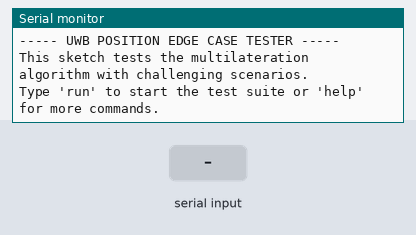
A sketch run on a simulated ESP32-S3. Shown: the last lines printed to the serial monitor. The inputs (shaded band) are chosen by the test bench.

Above: at 2.2 s.
2.3 s: "help,1\n" received over Serial
At 3.5 s:
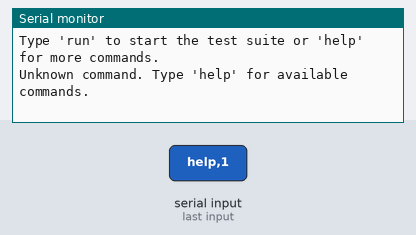
3.8 s: "test,1\n" received over Serial
At 4.8 s:
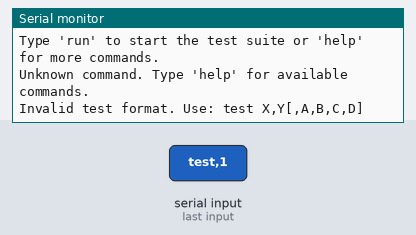
5.3 s: "help\n" received over Serial
At 6.5 s:
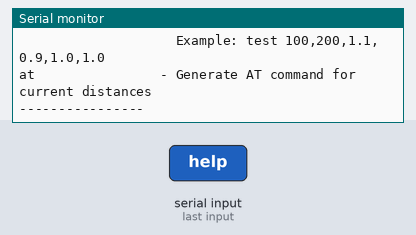
6.8 s: "run\n" received over Serial
At 7.3 s:
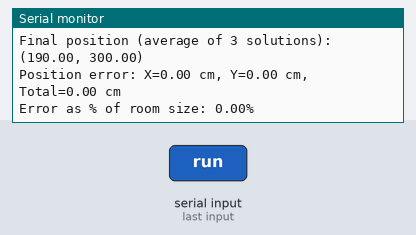
10.5 s: "at\n" received over Serial
12.2 s: "run\n" received over Serial
At 13.4 s:
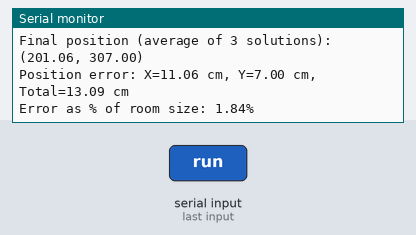
Timing chart, 0 to 14.8 s (numbered marks = the images above; inputs shaded):
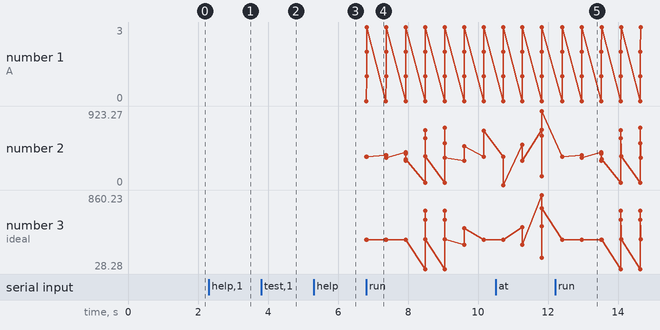

The sketch:

at_command_edge_test.ino
```cpp
/*
ESP32S3 UWB Tag - AT Command Edge Case Tester
This sketch tests the multilateration algorithm with challenging test cases,
including edge positions, high noise levels, and error conditions.

PURPOSE:
This file focuses on edge cases and challenging scenarios for the multilateration
algorithm. It helps identify potential weaknesses and failure modes in the position
calculation code under non-ideal conditions.

FEATURES:
- Tests positions near corners and edges of the room
- Tests inconsistent measurements that violate triangle inequality
- Simulates signal loss from anchors
- Tests positions outside the valid boundary
- Provides error reporting as both absolute distance and percentage of room size
- Offers a suite of predefined edge cases and the ability to run custom tests

TEST CASES INCLUDED:
1. Edge positions (tag near borders or corners)
2. High noise levels (simulating RF interference or obstacles)
3. Missing anchor data (simulating signal loss)
4. Inconsistent distances (violating triangle inequality)
5. Out-of-bounds positions

USAGE:
- Run this sketch on an ESP32 and open serial monitor
- Type 'help' for available commands
- 'run' executes the complete edge case test suite
- 'test X,Y,A,B,C,D' tests position (X,Y) with noise factors A,B,C,D
- 'at' generates an AT command for current distances

All distances are in centimeters.
*/

#include <Arduino.h>

// Define AT command response format
#define AT_RESP_PREFIX "AT+RANGE=tid:1,mask:0x0F,seq:0,range:("
#define AT_RESP_SUFFIX "),rssi:(-77,-78,-76,-77,0,0,0,0)"

// Anchor positions in cm
// A0 is top left (0,0)
// A1 is left bottom (0,600)
// A2 is right bottom (380,600)
// A3 is top right (380,0)
const float anchor_x[4] = {0, 0, 380, 380};
const float anchor_y[4] = {0, 600, 600, 0};

// Distance measurements to anchors
float dist_to_a0 = 0.0;
float dist_to_a1 = 0.0;
float dist_to_a2 = 0.0;
float dist_to_a3 = 0.0;

// Position of the tag
float positionX = 0.0;
float positionY = 0.0;

// Calculate distance from (x1,y1) to (x2,y2)
float calculateDistance(float x1, float y1, float x2, float y2) {
    return sqrt((x2-x1)*(x2-x1) + (y2-y1)*(y2-y1));
}

// Generate AT command response string with distances
String generateATResponse(float d0, float d1, float d2, float d3) {
    String resp = AT_RESP_PREFIX;

    resp += String(d0, 1);  // 1 decimal place for distance
    resp += ",";
    resp += String(d1, 1);
    resp += ",";
    resp += String(d2, 1);
    resp += ",";
    resp += String(d3, 1);
    resp += ",0,0,0,0";  // Padding for unused anchors

    resp += AT_RESP_SUFFIX;

    return resp;
}

// Calculate 2D position using enhanced multilateration with all 4 anchors
void calculatePosition() {
    // Check if we have valid distances from all 4 anchors
    if (dist_to_a0 <= 0 || dist_to_a1 <= 0 || dist_to_a2 <= 0 || dist_to_a3 <= 0) {
        Serial.println("Cannot calculate position - need distances from all 4 anchors");
        return;
    }

    // Work directly in cm to avoid unnecessary conversions
    // This is a non-iterative multilateration approach using all 4 anchors

    // We'll calculate 3 separate positions using different triplets of anchors,
    // then take the weighted average
    float x1 = 0, y1 = 0;  // Position calculated from anchors 0,1,2
    float x2 = 0, y2 = 0;  // Position calculated from anchors 0,1,3
    float x3 = 0, y3 = 0;  // Position calculated from anchors 0,2,3

    // Precompute squared distances and other repeated values
    float dist_to_a0_sq = dist_to_a0 * dist_to_a0;
    float dist_to_a1_sq = dist_to_a1 * dist_to_a1;
    float dist_to_a2_sq = dist_to_a2 * dist_to_a2;
    float dist_to_a3_sq = dist_to_a3 * dist_to_a3;

    // Precompute anchor position terms
    float a0_sq = anchor_x[0] * anchor_x[0] + anchor_y[0] * anchor_y[0];
    float a1_sq = anchor_x[1] * anchor_x[1] + anchor_y[1] * anchor_y[1];
    float a2_sq = anchor_x[2] * anchor_x[2] + anchor_y[2] * anchor_y[2];
    float a3_sq = anchor_x[3] * anchor_x[3] + anchor_y[3] * anchor_y[3];

    // Common calculations for equations involving anchors 0-1
    float A_01 = 2 * (anchor_x[1] - anchor_x[0]);
    float B_01 = 2 * (anchor_y[1] - anchor_y[0]);
    float C_01 = dist_to_a0_sq - dist_to_a1_sq - a0_sq + a1_sq;

    // Common calculations for other anchor pairs
    float A_12 = 2 * (anchor_x[2] - anchor_x[1]);
    float B_12 = 2 * (anchor_y[2] - anchor_y[1]);
    float C_12 = dist_to_a1_sq - dist_to_a2_sq - a1_sq + a2_sq;

    float A_13 = 2 * (anchor_x[3] - anchor_x[1]);
    float B_13 = 2 * (anchor_y[3] - anchor_y[1]);
    float C_13 = dist_to_a1_sq - dist_to_a3_sq - a1_sq + a3_sq;

    float A_02 = 2 * (anchor_x[2] - anchor_x[0]);
    float B_02 = 2 * (anchor_y[2] - anchor_y[0]);
    float C_02 = dist_to_a0_sq - dist_to_a2_sq - a0_sq + a2_sq;

    float A_23 = 2 * (anchor_x[3] - anchor_x[2]);
    float B_23 = 2 * (anchor_y[3] - anchor_y[2]);
    float C_23 = dist_to_a2_sq - dist_to_a3_sq - a2_sq + a3_sq;

    // Solve using anchors 0,1,2
    float den1 = (A_01 * B_12 - B_01 * A_12);
    if (abs(den1) > 0.000001) {
        x1 = (C_01 * B_12 - C_12 * B_01) / den1;
        y1 = (A_01 * C_12 - C_01 * A_12) / den1;

        Serial.print("Position from anchors 0,1,2: (");
        Serial.print(x1);
        Serial.print(", ");
        Serial.print(y1);
        Serial.println(")");
    }

    // Solve using anchors 0,1,3
    float den2 = (A_01 * B_13 - B_01 * A_13);
    if (abs(den2) > 0.000001) {
        x2 = (C_01 * B_13 - C_13 * B_01) / den2;
        y2 = (A_01 * C_13 - C_01 * A_13) / den2;

        Serial.print("Position from anchors 0,1,3: (");
        Serial.print(x2);
        Serial.print(", ");
        Serial.print(y2);
        Serial.println(")");
    }

    // Solve using anchors 0,2,3
    float den3 = (A_02 * B_23 - B_02 * A_23);
    if (abs(den3) > 0.000001) {
        x3 = (C_02 * B_23 - C_23 * B_02) / den3;
        y3 = (A_02 * C_23 - C_02 * A_23) / den3;

        Serial.print("Position from anchors 0,2,3: (");
        Serial.print(x3);
        Serial.print(", ");
        Serial.print(y3);
        Serial.println(")");
    }

    // Count valid solutions
    int validSolutions = 0;
    if (abs(den1) > 0.000001) validSolutions++;
    if (abs(den2) > 0.000001) validSolutions++;
    if (abs(den3) > 0.000001) validSolutions++;

    if (validSolutions == 0) {
        Serial.println("Cannot calculate position - no valid solutions");
        return;
    }

    // Calculate position as average of valid solutions
    float x = 0.0, y = 0.0;

    if (abs(den1) > 0.000001) {
        x += x1;
        y += y1;
    }
    if (abs(den2) > 0.000001) {
        x += x2;
        y += y2;
    }
    if (abs(den3) > 0.000001) {
        x += x3;
        y += y3;
    }

    x /= validSolutions;
    y /= validSolutions;

    // Store the calculated position
    positionX = x;
    positionY = y;

    Serial.print("Final position (average of ");
    Serial.print(validSolutions);
    Serial.print(" solutions): (");
    Serial.print(positionX);
    Serial.print(", ");
    Serial.print(positionY);
    Serial.println(")");
}

// Parse range information from AT command response
void parseRangeData(String data) {
    // According to the AT command manual, the response format is:
    // AT+RANGE=tid:x1,mask:x2,seq:x3,range:(x4,x5,x6,x7,x8,x9,x10,x11), rssi:(x12,x13,x14,x15,x16,x17,x18,x19)

    // Look for "range:(" in the response
    int range_start = data.indexOf("range:(");
    if (range_start >= 0) {
        // Find the end of the range array
        int range_end = data.indexOf(")", range_start);
        if (range_end > range_start) {
            // We're only interested in the first 4 values (0-3)
            float distances[4] = {0, 0, 0, 0};

            // Parse directly from the original string without creating substrings
            int startIndex = range_start + 7;  // Skip "range:("
            int valueIndex = 0;

            Serial.print("Range values: ");

            // Parse each value directly
            while (valueIndex < 4 && startIndex < range_end) {
                // Find the next comma or the end parenthesis
                int commaIndex = data.indexOf(',', startIndex);
                if (commaIndex == -1 || commaIndex > range_end) {
                    commaIndex = range_end;
                }

                // Convert this segment directly to float
                char buffer[10]; // Temporary buffer for number conversion
                int len = commaIndex - startIndex;
                if (len < 10) {
                    strncpy(buffer, data.c_str() + startIndex, len);
                    buffer[len] = '\0';
                    distances[valueIndex] = atof(buffer);
                }

                Serial.print(distances[valueIndex]);
                if (valueIndex < 3) Serial.print(", ");

                valueIndex++;
                startIndex = commaIndex + 1;
            }

            Serial.println();

            // Update our distance variables
            dist_to_a0 = distances[0];
            dist_to_a1 = distances[1];
            dist_to_a2 = distances[2];
            dist_to_a3 = distances[3];

            // Calculate 2D position
            calculatePosition();
        }
    }
}

void setup() {
    Serial.begin(115200);
    delay(1000);

    randomSeed(analogRead(0));  // Initialize random seed

    Serial.println("\n\n----- UWB POSITION EDGE CASE TESTER -----");
    Serial.println("This sketch tests the multilateration algorithm with challenging scenarios.");
    Serial.println("Type 'run' to start the test suite or 'help' for more commands.");
}

void testEdgeCase(const char* name, float tagX, float tagY, float noiseA0 = 1.0, float noiseA1 = 1.0,
                  float noiseA2 = 1.0, float noiseA3 = 1.0) {
    Serial.println("\n-----------------------------------------------------");
    Serial.print("TEST CASE: ");
    Serial.println(name);
    Serial.print("Tag position: (");
    Serial.print(tagX);
    Serial.print(", ");
    Serial.print(tagY);
    Serial.println(")");

    // Calculate ideal distances
    float ideal_d0 = calculateDistance(tagX, tagY, anchor_x[0], anchor_y[0]);
    float ideal_d1 = calculateDistance(tagX, tagY, anchor_x[1], anchor_y[1]);
    float ideal_d2 = calculateDistance(tagX, tagY, anchor_x[2], anchor_y[2]);
    float ideal_d3 = calculateDistance(tagX, tagY, anchor_x[3], anchor_y[3]);

    // Apply specified noise factors
    dist_to_a0 = ideal_d0 * noiseA0;
    dist_to_a1 = ideal_d1 * noiseA1;
    dist_to_a2 = ideal_d2 * noiseA2;
    dist_to_a3 = ideal_d3 * noiseA3;

    Serial.print("Distances (with noise factors ");
    Serial.print(noiseA0);
    Serial.print(", ");
    Serial.print(noiseA1);
    Serial.print(", ");
    Serial.print(noiseA2);
    Serial.print(", ");
    Serial.print(noiseA3);
    Serial.println("):");

    Serial.print("A0: ");
    Serial.print(dist_to_a0);
    Serial.print(" (ideal: ");
    Serial.print(ideal_d0);
    Serial.println(")");

    Serial.print("A1: ");
    Serial.print(dist_to_a1);
    Serial.print(" (ideal: ");
    Serial.print(ideal_d1);
    Serial.println(")");

    Serial.print("A2: ");
    Serial.print(dist_to_a2);
    Serial.print(" (ideal: ");
    Serial.print(ideal_d2);
    Serial.println(")");

    Serial.print("A3: ");
    Serial.print(dist_to_a3);
    Serial.print(" (ideal: ");
    Serial.print(ideal_d3);
    Serial.println(")");

    // Generate AT command
    String atResp = generateATResponse(dist_to_a0, dist_to_a1, dist_to_a2, dist_to_a3);
    Serial.print("AT Response: ");
    Serial.println(atResp);

    // Parse response and calculate position
    parseRangeData(atResp);

    // Calculate error
    if (positionX != 0.0 || positionY != 0.0) {  // Only if we got a valid position
        float errorX = abs(positionX - tagX);
        float errorY = abs(positionY - tagY);
        float errorTotal = sqrt(errorX*errorX + errorY*errorY);

        Serial.print("Position error: X=");
        Serial.print(errorX);
        Serial.print(" cm, Y=");
        Serial.print(errorY);
        Serial.print(" cm, Total=");
        Serial.print(errorTotal);
        Serial.println(" cm");

        // Calculate error as percentage of room diagonal
        float roomDiagonal = sqrt(380*380 + 600*600);  // ~710 cm
        float errorPercent = (errorTotal / roomDiagonal) * 100;
        Serial.print("Error as % of room size: ");
        Serial.print(errorPercent);
        Serial.println("%");
    }
}

void runEdgeCaseTests() {
    Serial.println("\n***** STARTING EDGE CASE TEST SUITE *****\n");

    // Test Case 1: Normal case in center (baseline)
    testEdgeCase("Center (no noise)", 190, 300);
    delay(500);

    // Test Case 2: Moderate noise in center
    testEdgeCase("Center (5% noise)", 190, 300, 1.05, 0.95, 1.05, 0.95);
    delay(500);

    // Test Case 3: High noise in center
    testEdgeCase("Center (15% noise)", 190, 300, 1.15, 0.85, 1.10, 0.90);
    delay(500);

    // Test Case 4: Near corner (Top Left)
    testEdgeCase("Near Top Left Corner", 20, 20);
    delay(500);

    // Test Case 5: Near corner with noise
    testEdgeCase("Near Top Left Corner (10% noise)", 20, 20, 1.10, 0.90, 1.05, 0.95);
    delay(500);

    // Test Case 6: Directly on edge
    testEdgeCase("On Left Edge", 0, 300);
    delay(500);

    // Test Case 7: Inconsistent measurements (triangle inequality violation)
    // This simulates a reflection or obstacle causing one distance to be much longer
    testEdgeCase("Inconsistent Measurement", 190, 300, 1.0, 1.0, 1.0, 1.9);
    delay(500);

    // Test Case 8: Missing anchor (simulate signal loss)
    testEdgeCase("Missing Anchor Data", 190, 300, 1.0, 1.0, 1.0, 0.0);
    delay(500);

    // Test Case 9: Outside the boundary
    testEdgeCase("Outside Boundary", 400, 300);
    delay(500);

    // Test Case 10: Far outside with erratic measurements
    testEdgeCase("Far Outside with Bad Data", 500, 700, 0.8, 1.2, 0.7, 1.3);
    delay(500);

    Serial.println("\n***** EDGE CASE TEST SUITE COMPLETED *****");
}

void processSerialCommand() {
    String cmd = Serial.readStringUntil('\n');
    cmd.trim();

    if (cmd == "help") {
        Serial.println("\n----- Available Commands -----");
        Serial.println("run               - Run the complete edge case test suite");
        Serial.println("test X,Y,A,B,C,D  - Test position (X,Y) with noise factors A,B,C,D");
        Serial.println("                    Example: test 100,200,1.1,0.9,1.0,1.0");
        Serial.println("at                - Generate AT command for current distances");
        Serial.println("----------------");
    }
    else if (cmd == "run") {
        runEdgeCaseTests();
    }
    else if (cmd.startsWith("test")) {
        // Format: test X,Y[,A,B,C,D]
        // Parse test parameters
        cmd = cmd.substring(5);  // Remove "test "

        // Find commas
        int commaPos[5];
        int commaCount = 0;
        int startPos = 0;

        // Find up to 5 commas
        for (int i = 0; i < 5 && commaCount < 5; i++) {
            commaPos[commaCount] = cmd.indexOf(',', startPos);
            if (commaPos[commaCount] >= 0) {
                startPos = commaPos[commaCount] + 1;
                commaCount++;
            } else {
                break;
            }
        }

        if (commaCount >= 1) {
            float tagX = cmd.substring(0, commaPos[0]).toFloat();
            float tagY = (commaCount >= 2) ?
                        cmd.substring(commaPos[0] + 1, commaPos[1]).toFloat() :
                        cmd.substring(commaPos[0] + 1).toFloat();

            // Default noise factors
            float noiseA0 = 1.0, noiseA1 = 1.0, noiseA2 = 1.0, noiseA3 = 1.0;

            // If we have noise factors specified
            if (commaCount >= 5) {
                noiseA0 = cmd.substring(commaPos[1] + 1, commaPos[2]).toFloat();
                noiseA1 = cmd.substring(commaPos[2] + 1, commaPos[3]).toFloat();
                noiseA2 = cmd.substring(commaPos[3] + 1, commaPos[4]).toFloat();
                noiseA3 = cmd.substring(commaPos[4] + 1).toFloat();
            }

            testEdgeCase("Custom Test", tagX, tagY, noiseA0, noiseA1, noiseA2, noiseA3);
        } else {
            Serial.println("Invalid test format. Use: test X,Y[,A,B,C,D]");
        }
    }
    else if (cmd == "at") {
        // Generate AT command for current distances
        String atResp = generateATResponse(dist_to_a0, dist_to_a1, dist_to_a2, dist_to_a3);
        Serial.println(atResp);
    }
    else if (cmd == "") {
        // Ignore empty commands
    }
    else {
        Serial.println("Unknown command. Type 'help' for available commands.");
    }
}

void loop() {
    if (Serial.available() > 0) {
        processSerialCommand();
    }

    // Add a small delay to prevent overwhelming the serial monitor
    delay(10);
}
```

Measured:
- after the input at 2.3 s, the serial monitor: prints a new line at once (image 1)
- after the input at 3.8 s, the serial monitor: prints a new line at once (image 2)
- after the input at 5.3 s, the serial monitor: prints a new line at once (image 3)
- after the input at 6.8 s, the serial monitor: prints a new line at once (image 4)
- after the input at 12.2 s, the serial monitor: prints a new line after 0.19 s (image 5)
- plotted number 2: 923.27 → 342.53 after the input at 12.2 s
- plotted number 3: 710.21 → 360.56 after the input at 12.2 s
